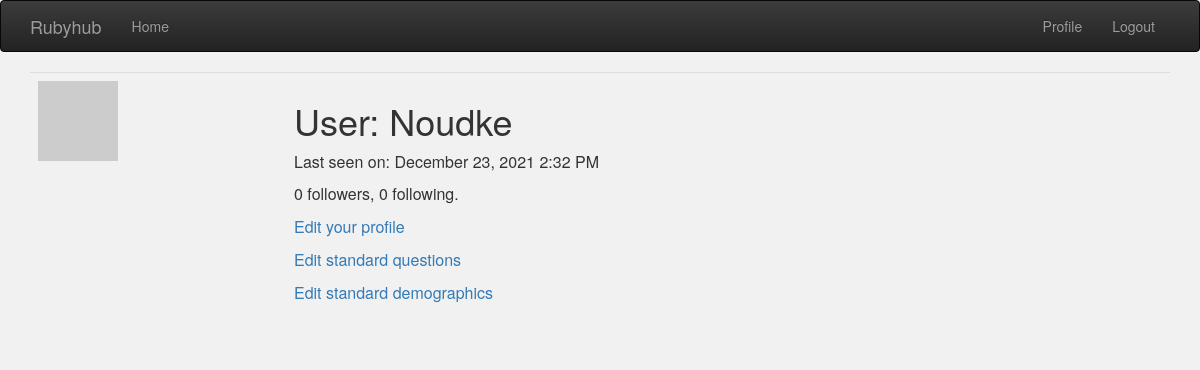
Page /user/Noudke (signed in) on the earlier database version.
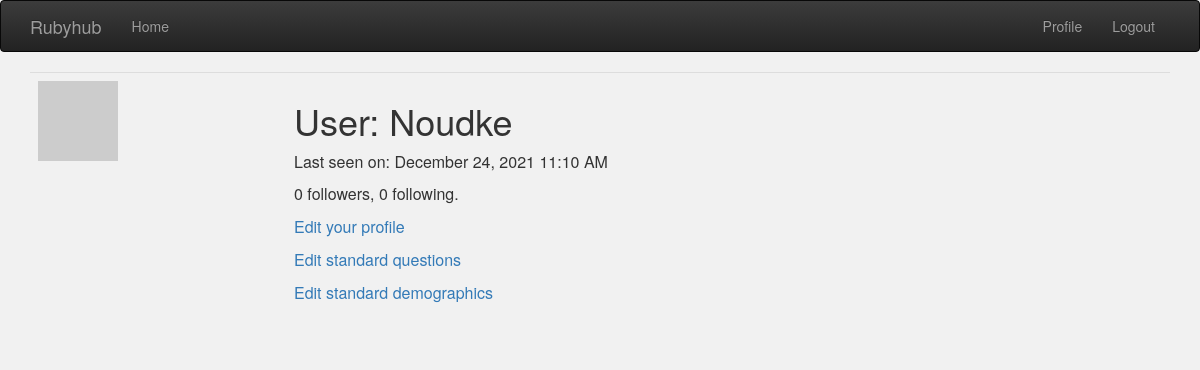
Same page on the later database version.
### app/models.py (models this page shows, shortened)
class User(UserMixin, db.Model):
    id = db.Column(db.Integer, primary_key=True)
    username = db.Column(db.String(64), index=True, unique=True)
    email = db.Column(db.String(120), index=True, unique=True)
    password_hash = db.Column(db.String(128))
    about_me = db.Column(db.String(140))
    last_seen = db.Column(db.DateTime, default=datetime.utcnow)
    followed = db.relationship(
        'User', secondary=followers,
        primaryjoin=(followers.c.follower_id == id),
        secondaryjoin=(followers.c.followed_id == id),
        backref=db.backref('followers', lazy='dynamic'), lazy='dynamic')
    linked_studies = db.relationship('Study', secondary=study_user, backref=db.backref('researchers'), lazy='dynamic')
    def avatar(self, size):
        digest = md5(self.email.lower().encode('utf-8')).hexdigest()
        return 'https://www.gravatar.com/avatar/{}?d=identicon&s={}'.format(
            digest, size)

### app/main/routes.py (the view)
@bp.route('/user/<username>')
@login_required
def user(username):
    user = User.query.filter_by(username=username).first_or_404()
    form = EmptyForm()
    return render_template('user.html', user=user, form=form)

### app/main/routes.py (called while the page is built)
@bp.before_app_request
def before_request():
    if current_user.is_authenticated:
        current_user.last_seen = datetime.utcnow()
        db.session.commit()

### app/models.py (called while the page is built)
@login.user_loader
def load_user(id):
    return User.query.get(int(id))

### app/templates/user.html (shortened to what this page needs)
{% extends "base.html" %}
{% block app_content %}
    <link rel="stylesheet" href="{{ url_for('static', filename='style_user.css') }}">
    <table class="table table-hover">
        <tr>
            <td width="256px"><img src="{{ user.avatar(256) }}"></td>
            <td>
                <h1>User: {{ user.username }}</h1>
                {% if user.last_seen %}
                <p>Last seen on: {{ moment(user.last_seen).format('LLL') }}</p>
                {% endif %}
                <p>{{ user.followers.count() }} followers, {{ user.followed.count() }} following.</p>
                {% if user == current_user %}
                <p><a href="{{ url_for('main.edit_profile') }}">Edit your profile</a></p>
                <p><a href="{{ url_for('main.standard_questions', username=user.username) }}">Edit standard questions</a></p>
                <p><a href="{{ url_for('main.standard_demographics', username=user.username) }}">Edit standard demographics</a></p>
                {% endif %}
            </td>
        </tr>
    </table>
{% endblock %}

### app/templates/base.html (shortened to what this page needs)
{% block navbar %}
    <link rel="stylesheet" href="https://maxcdn.bootstrapcdn.com/bootstrap/3.3.7/css/bootstrap.min.css">
    <link rel="stylesheet" href="https://maxcdn.bootstrapcdn.com/bootstrap/3.3.7/css/bootstrap-theme.min.css">
    <nav class="navbar navbar-inverse">
        <div class="container">
            <div class="navbar-header">
                <a class="navbar-brand" href="{{ url_for('main.index') }}">Rubyhub</a>
            </div>
            <div class="collapse navbar-collapse" id="bs-example-navbar-collapse-1">
                <ul class="nav navbar-nav">
                    <li><a href="{{ url_for('main.index') }}">Home</a></li>
                </ul>
                <ul class="nav navbar-nav navbar-right">
                    {% if current_user.is_anonymous %}
                    <li><a href="{{ url_for('auth.login') }}">Login</a></li>
                    {% else %}
                    <li><a href="{{ url_for('main.user', username=current_user.username) }}">Profile</a></li>
                    <li><a href="{{ url_for('auth.logout') }}">Logout</a></li>
                    {% endif %}
                </ul>
            </div>
        </div>
    </nav>
{% endblock %}
{% block content %}
    <div class="container">
        {% block app_content %}{% endblock %}
    </div>
{% endblock %}

Differences in the rows shown:
changed User "Noudke": last_seen "December 23, 2021 2:32 PM" → "December 24, 2021 11:10 AM"
